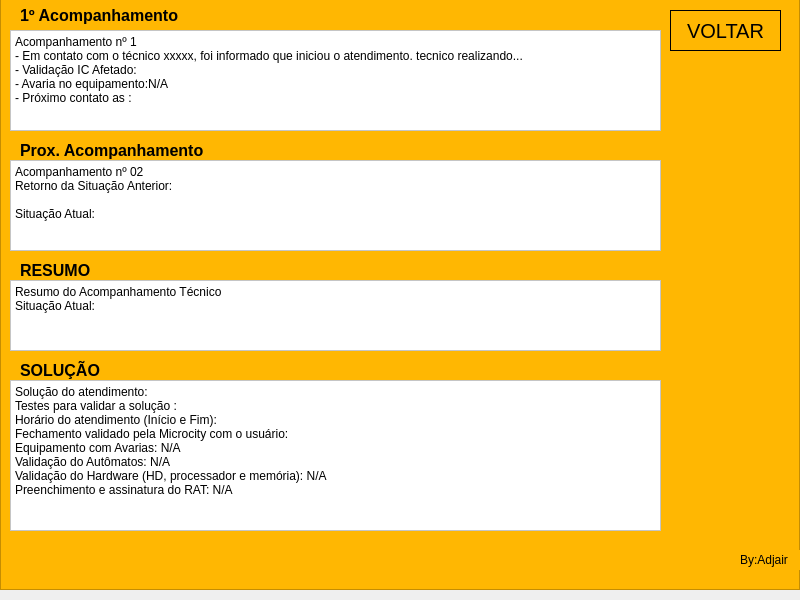
<?xml version="1.0" encoding="UTF-8"?>
<ui version="4.0">
 <class>telaRelatorioAcompanhamento</class>
 <widget class="QMainWindow" name="telaRelatorioAcompanhamento">
  <property name="geometry">
   <rect>
    <x>0</x>
    <y>0</y>
    <width>800</width>
    <height>600</height>
   </rect>
  </property>
  <property name="minimumSize">
   <size>
    <width>800</width>
    <height>600</height>
   </size>
  </property>
  <property name="maximumSize">
   <size>
    <width>800</width>
    <height>600</height>
   </size>
  </property>
  <property name="windowTitle">
   <string>MCTY_FACIL</string>
  </property>
  <widget class="QWidget" name="centralwidget">
   <widget class="QFrame" name="frame">
    <property name="geometry">
     <rect>
      <x>0</x>
      <y>-10</y>
      <width>800</width>
      <height>600</height>
     </rect>
    </property>
    <property name="minimumSize">
     <size>
      <width>800</width>
      <height>600</height>
     </size>
    </property>
    <property name="maximumSize">
     <size>
      <width>800</width>
      <height>280</height>
     </size>
    </property>
    <property name="styleSheet">
     <string notr="true">background-color: rgb(255, 183, 2);</string>
    </property>
    <property name="frameShape">
     <enum>QFrame::StyledPanel</enum>
    </property>
    <property name="frameShadow">
     <enum>QFrame::Raised</enum>
    </property>
    <widget class="QPushButton" name="btn_voltar">
     <property name="geometry">
      <rect>
       <x>670</x>
       <y>20</y>
       <width>111</width>
       <height>41</height>
      </rect>
     </property>
     <property name="font">
      <font>
       <pointsize>15</pointsize>
      </font>
     </property>
     <property name="styleSheet">
      <string notr="true">border:1px solid rgb(0,0,0)</string>
     </property>
     <property name="text">
      <string>VOLTAR</string>
     </property>
    </widget>
    <widget class="QLabel" name="label_2">
     <property name="geometry">
      <rect>
       <x>740</x>
       <y>560</y>
       <width>61</width>
       <height>20</height>
      </rect>
     </property>
     <property name="font">
      <font>
       <pointsize>9</pointsize>
      </font>
     </property>
     <property name="text">
      <string>By:Adjair</string>
     </property>
    </widget>
    <widget class="QTextEdit" name="textEdit">
     <property name="geometry">
      <rect>
       <x>10</x>
       <y>40</y>
       <width>651</width>
       <height>101</height>
      </rect>
     </property>
     <property name="styleSheet">
      <string notr="true">background-color: rgb(255, 255, 255);</string>
     </property>
     <property name="html">
      <string>&lt;!DOCTYPE HTML PUBLIC &quot;-//W3C//DTD HTML 4.0//EN&quot; &quot;http://www.w3.org/TR/REC-html40/strict.dtd&quot;&gt;
&lt;html&gt;&lt;head&gt;&lt;meta name=&quot;qrichtext&quot; content=&quot;1&quot; /&gt;&lt;style type=&quot;text/css&quot;&gt;
p, li { white-space: pre-wrap; }
&lt;/style&gt;&lt;/head&gt;&lt;body style=&quot; font-family:'MS Shell Dlg 2'; font-size:8.25pt; font-weight:400; font-style:normal;&quot;&gt;
&lt;p style=&quot; margin-top:0px; margin-bottom:0px; margin-left:0px; margin-right:0px; -qt-block-indent:0; text-indent:0px;&quot;&gt;&lt;span style=&quot; font-size:9pt;&quot;&gt;Acompanhamento nº 1&lt;/span&gt;&lt;/p&gt;
&lt;p style=&quot; margin-top:0px; margin-bottom:0px; margin-left:0px; margin-right:0px; -qt-block-indent:0; text-indent:0px;&quot;&gt;&lt;span style=&quot; font-size:9pt;&quot;&gt;- Em contato com o técnico xxxxx, foi informado que iniciou o atendimento. tecnico realizando...&lt;/span&gt;&lt;/p&gt;
&lt;p style=&quot; margin-top:0px; margin-bottom:0px; margin-left:0px; margin-right:0px; -qt-block-indent:0; text-indent:0px;&quot;&gt;&lt;span style=&quot; font-size:9pt;&quot;&gt;- Validação IC Afetado: &lt;/span&gt;&lt;/p&gt;
&lt;p style=&quot; margin-top:0px; margin-bottom:0px; margin-left:0px; margin-right:0px; -qt-block-indent:0; text-indent:0px;&quot;&gt;&lt;span style=&quot; font-size:9pt;&quot;&gt;- Avaria no equipamento:N/A&lt;/span&gt;&lt;/p&gt;
&lt;p style=&quot; margin-top:0px; margin-bottom:0px; margin-left:0px; margin-right:0px; -qt-block-indent:0; text-indent:0px;&quot;&gt;&lt;span style=&quot; font-size:9pt;&quot;&gt;- Próximo contato as : &lt;/span&gt;&lt;/p&gt;&lt;/body&gt;&lt;/html&gt;</string>
     </property>
    </widget>
    <widget class="QTextEdit" name="textEdit_2">
     <property name="geometry">
      <rect>
       <x>10</x>
       <y>170</y>
       <width>651</width>
       <height>91</height>
      </rect>
     </property>
     <property name="styleSheet">
      <string notr="true">background-color: rgb(255, 255, 255);</string>
     </property>
     <property name="html">
      <string>&lt;!DOCTYPE HTML PUBLIC &quot;-//W3C//DTD HTML 4.0//EN&quot; &quot;http://www.w3.org/TR/REC-html40/strict.dtd&quot;&gt;
&lt;html&gt;&lt;head&gt;&lt;meta name=&quot;qrichtext&quot; content=&quot;1&quot; /&gt;&lt;style type=&quot;text/css&quot;&gt;
p, li { white-space: pre-wrap; }
&lt;/style&gt;&lt;/head&gt;&lt;body style=&quot; font-family:'MS Shell Dlg 2'; font-size:8.25pt; font-weight:400; font-style:normal;&quot;&gt;
&lt;p style=&quot; margin-top:0px; margin-bottom:0px; margin-left:0px; margin-right:0px; -qt-block-indent:0; text-indent:0px;&quot;&gt;&lt;span style=&quot; font-size:9pt;&quot;&gt;Acompanhamento nº 02&lt;/span&gt;&lt;/p&gt;
&lt;p style=&quot; margin-top:0px; margin-bottom:0px; margin-left:0px; margin-right:0px; -qt-block-indent:0; text-indent:0px;&quot;&gt;&lt;span style=&quot; font-size:9pt;&quot;&gt;Retorno da Situação Anterior:&lt;/span&gt;&lt;/p&gt;
&lt;p style=&quot;-qt-paragraph-type:empty; margin-top:0px; margin-bottom:0px; margin-left:0px; margin-right:0px; -qt-block-indent:0; text-indent:0px; font-size:9pt;&quot;&gt;&lt;br /&gt;&lt;/p&gt;
&lt;p style=&quot; margin-top:0px; margin-bottom:0px; margin-left:0px; margin-right:0px; -qt-block-indent:0; text-indent:0px;&quot;&gt;&lt;span style=&quot; font-size:9pt;&quot;&gt;Situação Atual:&lt;/span&gt;&lt;/p&gt;&lt;/body&gt;&lt;/html&gt;</string>
     </property>
    </widget>
    <widget class="QTextEdit" name="textEdit_3">
     <property name="geometry">
      <rect>
       <x>10</x>
       <y>290</y>
       <width>651</width>
       <height>71</height>
      </rect>
     </property>
     <property name="styleSheet">
      <string notr="true">background-color: rgb(255, 255, 255);</string>
     </property>
     <property name="html">
      <string>&lt;!DOCTYPE HTML PUBLIC &quot;-//W3C//DTD HTML 4.0//EN&quot; &quot;http://www.w3.org/TR/REC-html40/strict.dtd&quot;&gt;
&lt;html&gt;&lt;head&gt;&lt;meta name=&quot;qrichtext&quot; content=&quot;1&quot; /&gt;&lt;style type=&quot;text/css&quot;&gt;
p, li { white-space: pre-wrap; }
&lt;/style&gt;&lt;/head&gt;&lt;body style=&quot; font-family:'MS Shell Dlg 2'; font-size:8.25pt; font-weight:400; font-style:normal;&quot;&gt;
&lt;p style=&quot; margin-top:0px; margin-bottom:0px; margin-left:0px; margin-right:0px; -qt-block-indent:0; text-indent:0px;&quot;&gt;&lt;span style=&quot; font-size:9pt;&quot;&gt;Resumo do Acompanhamento Técnico&lt;/span&gt;&lt;/p&gt;
&lt;p style=&quot; margin-top:0px; margin-bottom:0px; margin-left:0px; margin-right:0px; -qt-block-indent:0; text-indent:0px;&quot;&gt;&lt;span style=&quot; font-size:9pt;&quot;&gt;Situação Atual:&lt;/span&gt;&lt;/p&gt;&lt;/body&gt;&lt;/html&gt;</string>
     </property>
    </widget>
    <widget class="QTextEdit" name="textEdit_4">
     <property name="geometry">
      <rect>
       <x>10</x>
       <y>390</y>
       <width>651</width>
       <height>151</height>
      </rect>
     </property>
     <property name="styleSheet">
      <string notr="true">background-color: rgb(255, 255, 255);</string>
     </property>
     <property name="html">
      <string>&lt;!DOCTYPE HTML PUBLIC &quot;-//W3C//DTD HTML 4.0//EN&quot; &quot;http://www.w3.org/TR/REC-html40/strict.dtd&quot;&gt;
&lt;html&gt;&lt;head&gt;&lt;meta name=&quot;qrichtext&quot; content=&quot;1&quot; /&gt;&lt;style type=&quot;text/css&quot;&gt;
p, li { white-space: pre-wrap; }
&lt;/style&gt;&lt;/head&gt;&lt;body style=&quot; font-family:'MS Shell Dlg 2'; font-size:8.25pt; font-weight:400; font-style:normal;&quot;&gt;
&lt;p style=&quot; margin-top:0px; margin-bottom:0px; margin-left:0px; margin-right:0px; -qt-block-indent:0; text-indent:0px;&quot;&gt;&lt;span style=&quot; font-size:9pt;&quot;&gt;Solução do atendimento:&lt;/span&gt;&lt;/p&gt;
&lt;p style=&quot; margin-top:0px; margin-bottom:0px; margin-left:0px; margin-right:0px; -qt-block-indent:0; text-indent:0px;&quot;&gt;&lt;span style=&quot; font-size:9pt;&quot;&gt;Testes para validar a solução : &lt;/span&gt;&lt;/p&gt;
&lt;p style=&quot; margin-top:0px; margin-bottom:0px; margin-left:0px; margin-right:0px; -qt-block-indent:0; text-indent:0px;&quot;&gt;&lt;span style=&quot; font-size:9pt;&quot;&gt;Horário do atendimento (Início e Fim): &lt;/span&gt;&lt;/p&gt;
&lt;p style=&quot; margin-top:0px; margin-bottom:0px; margin-left:0px; margin-right:0px; -qt-block-indent:0; text-indent:0px;&quot;&gt;&lt;span style=&quot; font-size:9pt;&quot;&gt;Fechamento validado pela Microcity com o usuário:&lt;/span&gt;&lt;/p&gt;
&lt;p style=&quot; margin-top:0px; margin-bottom:0px; margin-left:0px; margin-right:0px; -qt-block-indent:0; text-indent:0px;&quot;&gt;&lt;span style=&quot; font-size:9pt;&quot;&gt;Equipamento com Avarias: N/A&lt;/span&gt;&lt;/p&gt;
&lt;p style=&quot; margin-top:0px; margin-bottom:0px; margin-left:0px; margin-right:0px; -qt-block-indent:0; text-indent:0px;&quot;&gt;&lt;span style=&quot; font-size:9pt;&quot;&gt;Validação do Autômatos: N/A&lt;/span&gt;&lt;/p&gt;
&lt;p style=&quot; margin-top:0px; margin-bottom:0px; margin-left:0px; margin-right:0px; -qt-block-indent:0; text-indent:0px;&quot;&gt;&lt;span style=&quot; font-size:9pt;&quot;&gt;Validação do Hardware (HD, processador e memória): N/A&lt;/span&gt;&lt;/p&gt;
&lt;p style=&quot; margin-top:0px; margin-bottom:0px; margin-left:0px; margin-right:0px; -qt-block-indent:0; text-indent:0px;&quot;&gt;&lt;span style=&quot; font-size:9pt;&quot;&gt;Preenchimento e assinatura do RAT: N/A&lt;/span&gt;&lt;/p&gt;&lt;/body&gt;&lt;/html&gt;</string>
     </property>
    </widget>
    <widget class="QLabel" name="label">
     <property name="geometry">
      <rect>
       <x>20</x>
       <y>15</y>
       <width>211</width>
       <height>21</height>
      </rect>
     </property>
     <property name="font">
      <font>
       <pointsize>12</pointsize>
       <weight>75</weight>
       <bold>true</bold>
      </font>
     </property>
     <property name="text">
      <string>1º Acompanhamento</string>
     </property>
    </widget>
    <widget class="QLabel" name="label_3">
     <property name="geometry">
      <rect>
       <x>20</x>
       <y>150</y>
       <width>211</width>
       <height>21</height>
      </rect>
     </property>
     <property name="font">
      <font>
       <pointsize>12</pointsize>
       <weight>75</weight>
       <bold>true</bold>
      </font>
     </property>
     <property name="text">
      <string>Prox. Acompanhamento</string>
     </property>
    </widget>
    <widget class="QLabel" name="label_4">
     <property name="geometry">
      <rect>
       <x>20</x>
       <y>270</y>
       <width>211</width>
       <height>21</height>
      </rect>
     </property>
     <property name="font">
      <font>
       <pointsize>12</pointsize>
       <weight>75</weight>
       <bold>true</bold>
      </font>
     </property>
     <property name="text">
      <string>RESUMO</string>
     </property>
    </widget>
    <widget class="QLabel" name="label_5">
     <property name="geometry">
      <rect>
       <x>20</x>
       <y>370</y>
       <width>211</width>
       <height>21</height>
      </rect>
     </property>
     <property name="font">
      <font>
       <pointsize>12</pointsize>
       <weight>75</weight>
       <bold>true</bold>
      </font>
     </property>
     <property name="text">
      <string>SOLUÇÃO</string>
     </property>
    </widget>
    <zorder>label_5</zorder>
    <zorder>label_4</zorder>
    <zorder>label_3</zorder>
    <zorder>btn_voltar</zorder>
    <zorder>label_2</zorder>
    <zorder>textEdit</zorder>
    <zorder>textEdit_2</zorder>
    <zorder>textEdit_3</zorder>
    <zorder>textEdit_4</zorder>
    <zorder>label</zorder>
   </widget>
  </widget>
  <widget class="QMenuBar" name="menubar">
   <property name="geometry">
    <rect>
     <x>0</x>
     <y>0</y>
     <width>800</width>
     <height>21</height>
    </rect>
   </property>
  </widget>
 </widget>
 <resources>
  <include location="imagem microcity/imagens.qrc"/>
 </resources>
 <connections/>
</ui>
